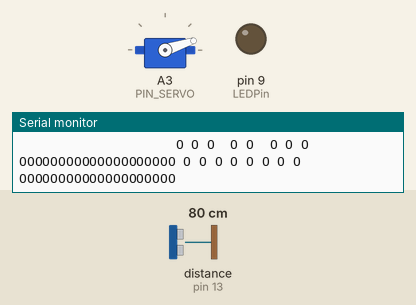
Recording of a program running on a simulated Arduino Uno, built with avr-gcc and run on an emulated ATmega328P. Parts: servo, output pins drawn as LEDs (lit = HIGH), the last lines printed to the serial monitor. Wiring (inferred from the names in the program): ultrasonic range finder: trigger pin 12; echo pin 13. The inputs (shaded band) are chosen by the test bench; at power-on: distance to the obstacle (sensor on pin 13) 80 cm. The echo pulse lasts 58.3 µs per cm; pins used as bus, display or sensor lines are not drawn.

Above: at 2.3 s.
2.4 s: distance to the obstacle (sensor on pin 13) set to 40 cm
At 6.0 s:
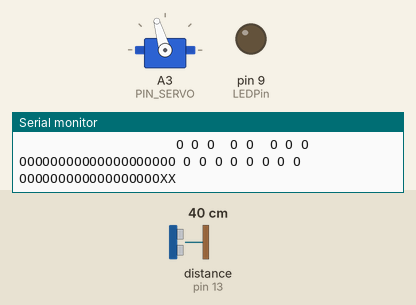
9.8 s: distance to the obstacle (sensor on pin 13) set to 34 cm
At 12.5 s:
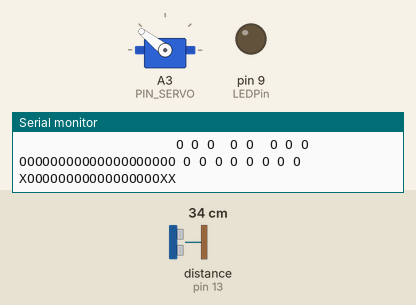
Timing chart, 0 to 40.2 s (numbered marks = the images above; inputs shaded):
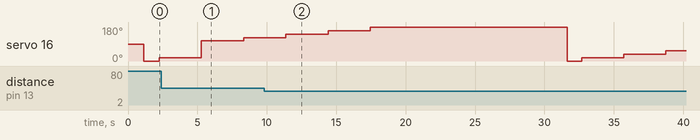

The program:

main.cpp
```cpp
#include <Arduino.h>
#include <Servo.h>

#define TRIG_PIN 12
#define ECHO_PIN 13
#define LEDPin 9
#define PIN_SERVO A3

Servo servo;

long duration;
int distance;

int lastServoPosition;

char sonarData [10][20];

void clearArray()
{
    for (int a = 0; a < 10; a++)
    {
        for (int b = 0; b < 20; b++)
        {
            sonarData[a][b] = 'O';
        }
    }


}

void USRead()
{
    digitalWrite(TRIG_PIN, LOW);
    delayMicroseconds(2);
    digitalWrite(TRIG_PIN, HIGH);
    delayMicroseconds(10);
    digitalWrite(TRIG_PIN, LOW);
    duration = pulseIn(ECHO_PIN, HIGH);
    distance = (duration * 0.0343) / 2;
    if (distance % 2 != 0)
    {
        distance = distance + 1;
    }
    if (distance >= 40)
    {
        distance = 38; // Limits the distance to 40 cm
    }


}

void displayArrays()
{
    Serial.println("    " + String(sonarData[2][19]) + "          " + String(sonarData[3][19]) + "         " + String(sonarData[4][19]) + "     " + String(sonarData[5][19]) + "         " + String(sonarData[6][19]) + "          " + String(sonarData[7][19]) + "    ");
    Serial.println("     " + String(sonarData[2][18]) + "          " + String(sonarData[3][18]) + "        " + String(sonarData[4][18]) + "     " + String(sonarData[5][18]) + "        " + String(sonarData[6][18]) + "          " + String(sonarData[7][18]) + "     ");
    Serial.println("      " + String(sonarData[2][17]) + "         " + String(sonarData[3][17]) + "        " + String(sonarData[4][17]) + "     " + String(sonarData[5][17]) + "        " + String(sonarData[6][17]) + "         " + String(sonarData[7][17]) + "      ");
    Serial.println("       " + String(sonarData[2][16]) + "         " + String(sonarData[3][16]) + "       " + String(sonarData[4][16]) + "     " + String(sonarData[5][16]) + "       " + String(sonarData[6][16]) + "         " + String(sonarData[7][16]) + "      ");
    Serial.println("        " + String(sonarData[2][15]) + "        " + String(sonarData[3][15]) + "       " + String(sonarData[4][15]) + "     " + String(sonarData[5][15]) + "       " + String(sonarData[6][15]) + "        " + String(sonarData[7][15]) + "       ");
    Serial.println("         " + String(sonarData[2][14]) + "        " + String(sonarData[3][14]) + "      " + String(sonarData[4][14]) + "     " + String(sonarData[5][14]) + "      " + String(sonarData[6][14]) + "        " + String(sonarData[7][14]) + "        ");
    Serial.println("          " + String(sonarData[2][13]) + "       " + String(sonarData[3][13]) + "      " + String(sonarData[4][13]) + "     " + String(sonarData[5][13]) + "      " + String(sonarData[6][13]) + "       " + String(sonarData[7][13]) + "         ");
    Serial.println("           " + String(sonarData[2][12]) + "       " + String(sonarData[3][12]) + "      " + String(sonarData[4][12]) + "   " + String(sonarData[5][12]) + "      " + String(sonarData[6][12]) + "       " + String(sonarData[7][12]) + "          ");
    Serial.println("            " + String(sonarData[2][11]) + "      " + String(sonarData[3][11]) + "      " + String(sonarData[4][11]) + "   " + String(sonarData[5][11]) + "      " + String(sonarData[6][11]) + "      " + String(sonarData[7][11]) + "           ");
    Serial.println("  " + String(sonarData[1][19]) + String(sonarData[1][18]) + "         " + String(sonarData[2][10]) + "      " + String(sonarData[3][10]) + "     " + String(sonarData[4][10]) + "   " + String(sonarData[5][10]) + "     " + String(sonarData[6][10]) + "      " + String(sonarData[7][10]) + "         " + String(sonarData[8][18]) + String(sonarData[8][19]));
    Serial.println("    " + String(sonarData[1][17]) + String(sonarData[1][16]) + "        " + String(sonarData[2][9]) + "     " + String(sonarData[3][9]) + "     " + String(sonarData[4][9]) + "   " + String(sonarData[5][9]) + "     " + String(sonarData[6][9]) + "     " + String(sonarData[7][9]) + "        " + String(sonarData[8][16]) + String(sonarData[8][17]));
    Serial.println("      " + String(sonarData[1][15]) + String(sonarData[1][14]) + "       " + String(sonarData[2][8]) + "     " + String(sonarData[3][8]) + "    " + String(sonarData[4][8]) + "   " + String(sonarData[5][8]) + "    " + String(sonarData[6][8]) + "     " + String(sonarData[7][8]) + "       " + String(sonarData[8][14]) + String(sonarData[8][15]));
    Serial.println("        " + String(sonarData[1][13]) + String(sonarData[1][12]) + "      " + String(sonarData[2][7]) + "    " + String(sonarData[3][7]) + "    " + String(sonarData[4][7]) + "   " + String(sonarData[5][7]) + "    " + String(sonarData[6][7]) + "    " + String(sonarData[7][7]) + "      " + String(sonarData[8][12]) + String(sonarData[8][13]));
    Serial.println("          " + String(sonarData[1][11]) + String(sonarData[1][10]) + "     " + String(sonarData[2][6]) + "    " + String(sonarData[3][6]) + "   " + String(sonarData[4][6]) + "   " + String(sonarData[5][6]) + "   " + String(sonarData[6][6]) + "    " + String(sonarData[7][6]) + "     " + String(sonarData[8][10]) + String(sonarData[8][11]));
    Serial.println("            " + String(sonarData[1][9]) + String(sonarData[1][8]) + "    " + String(sonarData[2][5]) + "   " + String(sonarData[3][5]) + "   " + String(sonarData[4][5]) + "   " + String(sonarData[5][5]) + "   " + String(sonarData[6][5]) + "   " + String(sonarData[7][5]) + "    " + String(sonarData[8][8]) + String(sonarData[8][9]));
    Serial.println("              " + String(sonarData[1][7]) + String(sonarData[1][6]) + "   " + String(sonarData[2][4]) + "   " + String(sonarData[3][4]) + "   " + String(sonarData[4][4]) + " " + String(sonarData[5][4]) + "   " + String(sonarData[6][4]) + "   " + String(sonarData[7][4]) + "   " + String(sonarData[8][6]) + String(sonarData[8][7]));
    Serial.println("                " + String(sonarData[1][5]) + String(sonarData[1][4]) + "  " + String(sonarData[2][3]) + "  " + String(sonarData[3][3]) + "   " +String(sonarData[4][3]) + " " + String(sonarData[5][3]) + "   " + String(sonarData[6][3]) + "  " + String(sonarData[7][3]) + "  " + String(sonarData[8][4]) + String(sonarData[8][5]));
    Serial.println("                  " + String(sonarData[1][3]) + String(sonarData[1][2]) + " " + String(sonarData[2][2]) + "  " + String(sonarData[3][2]) + "  " + String(sonarData[4][2]) + " " + String(sonarData[5][2]) + "  " + String(sonarData[6][2]) + "  " + String(sonarData[7][2]) + " " + String(sonarData[8][2]) + String(sonarData[8][3]));
    Serial.println("                    " + String(sonarData[1][1]) + " " + String(sonarData[2][1]) + " " + String(sonarData[3][1]) + "  " + String(sonarData[4][1]) + " " + String(sonarData[5][1]) + "  " + String(sonarData[6][1]) + " " + String(sonarData[7][1]) + " " + String(sonarData[8][1]));
    Serial.println(String(sonarData[0][19]) + String(sonarData[0][18]) + String(sonarData[0][17]) + String(sonarData[0][16]) + String(sonarData[0][15]) + String(sonarData[0][14]) + String(sonarData[0][13]) + String(sonarData[0][12]) + String(sonarData[0][11]) + String(sonarData[0][10]) + String(sonarData[0][9]) + String(sonarData[0][8]) + String(sonarData[0][7]) + String(sonarData[0][6]) + String(sonarData[0][5]) + String(sonarData[0][4]) + String(sonarData[0][3]) + String(sonarData[0][2]) + String(sonarData[0][1]) + String(sonarData[0][0]) + " " + String(sonarData[1][0]) + " " + String(sonarData[2][0]) + " " + String(sonarData[3][0]) + " " + String(sonarData[4][0]) + " " + String(sonarData[5][0]) + " " + String(sonarData[6][0]) + " " + String(sonarData[7][0]) + " " + String(sonarData[8][0]) + " " +String(sonarData[9][0]) + String(sonarData[9][1]) + String(sonarData[9][2]) + String(sonarData[9][3]) + String(sonarData[9][4]) + String(sonarData[9][5]) + String(sonarData[9][6]) + String(sonarData[9][7]) + String(sonarData[9][8]) + String(sonarData[9][9]) + String(sonarData[9][10]) + String(sonarData[9][11]) + String(sonarData[9][12]) + String(sonarData[9][13]) + String(sonarData[9][14]) + String(sonarData[9][15]) + String(sonarData[9][16]) + String(sonarData[9][17]) + String(sonarData[9][18]) + String(sonarData[9][19]));
}

void setup()
{
    Serial.begin(9600);
    pinMode(TRIG_PIN, OUTPUT);
    pinMode(ECHO_PIN, INPUT);
    pinMode(LEDPin, OUTPUT);
    servo.attach(PIN_SERVO);

    Serial.println("Starting Ultrasonic Sensor Array");
    delay(100);
    clearArray();
    displayArrays();
}

void loop()
{
    lastServoPosition = 0;
    servo.write(0);
    Serial.println(lastServoPosition);
    clearArray();
    for (int i = 10; i > 0; i --)
    {
        USRead();
        sonarData[i][distance / 2 -1 ] = 'X';
        sonarData[i][distance / 2] = 'X';
        sonarData[i][distance / 2 + 1] = 'X';
        displayArrays();
        lastServoPosition += 18;
        servo.write(lastServoPosition);
        delay(2000);
    }
}
```

Measured:
- the behaviour switches between 38 and 37 cm on distance to the obstacle (sensor on pin 13) (found by bisection; images 1 and 2)
